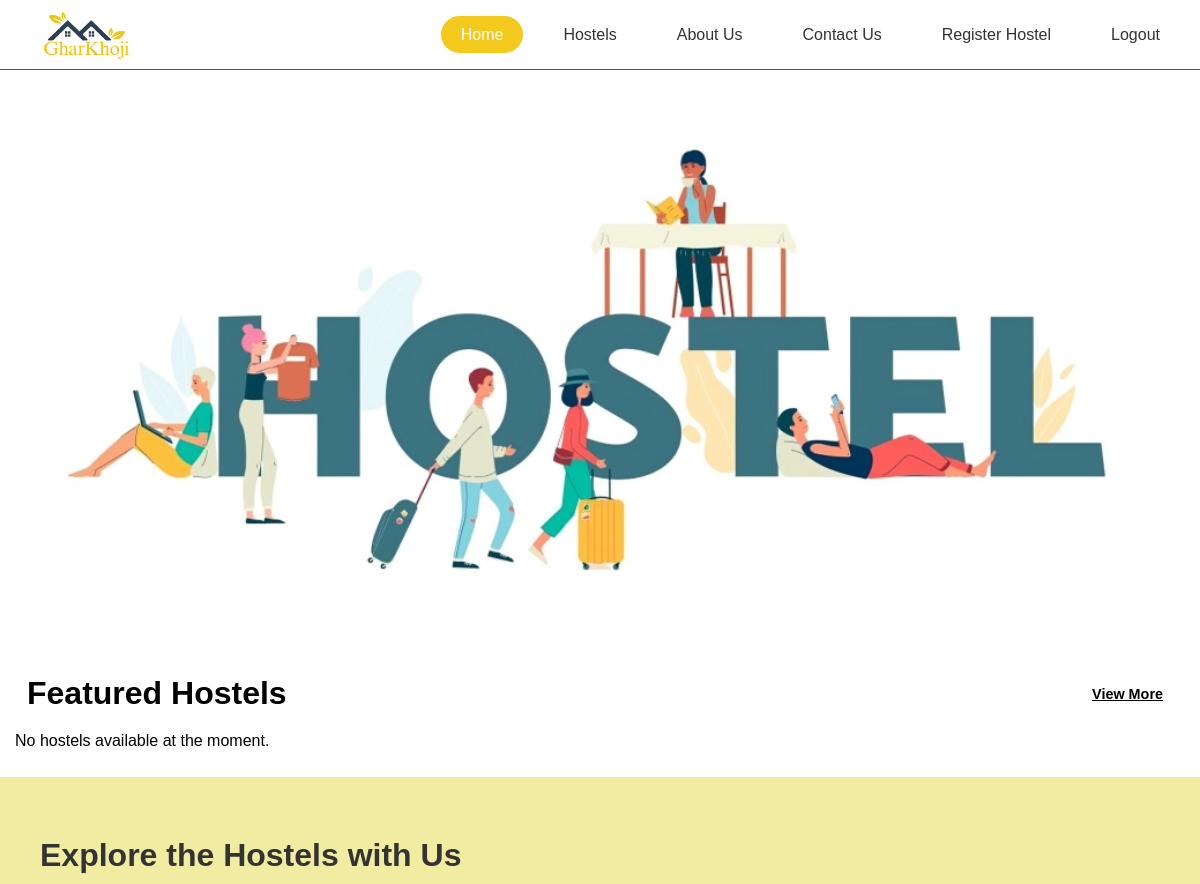
Before: /home/ (upper part) with the older database file.
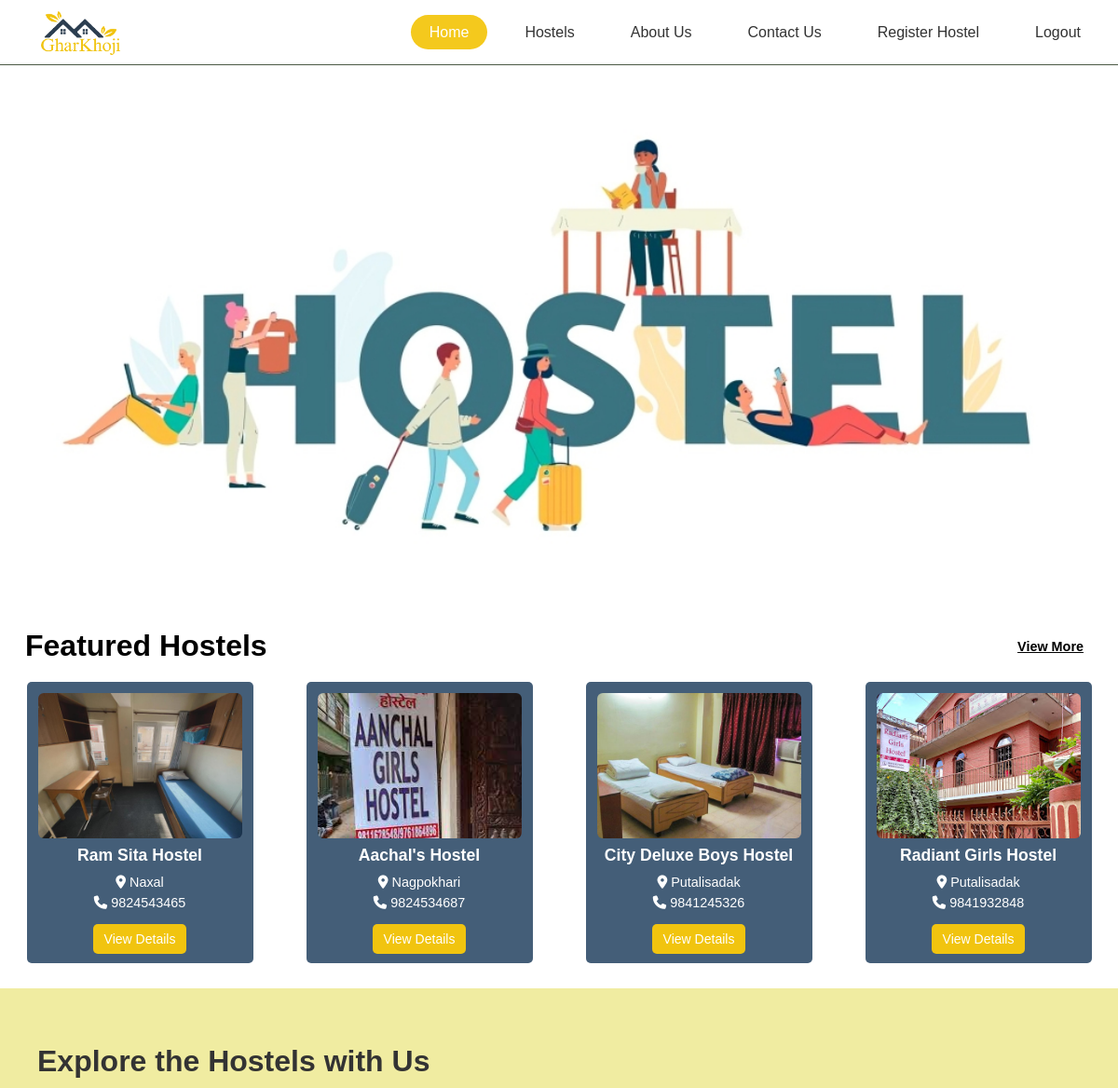
After: the same page with the newer database file.
### app/models.py (models this page shows, shortened)
class Hostel(models.Model):
    title = models.CharField(max_length=255)
    location = models.CharField(max_length=255)
    type = models.CharField(max_length=255)
    image1 = models.ImageField(upload_to='hostel_images/', blank=True, null=True)
    image2 = models.ImageField(upload_to='hostel_images/', blank=True, null=True)
    image3 = models.ImageField(upload_to='hostel_images/', blank=True, null=True)
    image4 = models.ImageField(upload_to='hostel_images/', blank=True, null=True)
    email = models.EmailField(max_length=255, unique=True)
    phone_number = models.CharField(max_length=15)
    description = models.TextField()
    rules = models.TextField(help_text="Enter rules separated by a newline.", blank=True)  # Store multiple rules in one field
    single_room_price = models.PositiveIntegerField(default=0)
    two_sharing_price = models.PositiveIntegerField(default=0)
    three_sharing_price = models.PositiveIntegerField(default=0)
    single_room_available = models.PositiveIntegerField(default=0)
    two_sharing_available = models.PositiveIntegerField(default=0)
    three_sharing_available = models.PositiveIntegerField(default=0)
    facilities = models.TextField(blank=True)

### app/views.py (the view)
# urls.py: path('home/', views.HomePage, name='home'),
def HomePage(request):
    hostels = Hostel.objects.all()
    return render(request, 'home.html', {'hostels':hostels})

### templates/home.html (shortened to what this page needs)
<!DOCTYPE html>
<html lang="en">
<head>
    {% load static %}
    <link rel="stylesheet" href="{% static 'css/home.css' %}">
    <link rel="stylesheet" href="https://cdnjs.cloudflare.com/ajax/libs/font-awesome/6.5.1/css/all.min.css">
</head>
<body>
    <header>
        <div class="logo">
            <a href="#">
                <img src="{% static 'img/logo1.png' %}" alt="GharKhoji Logo">
            </a>
        </div>
        <nav>
            <ul>
                <li class="{% if request.path == '/home/' %} active {% endif %}"><a href="{% url 'home' %}">Home</a></li>
                <li class="{% if request.path == '/hostels/' %} active {% endif %}"><a href="{% url 'hostels' %}">Hostels</a></li>
                <li class="{% if request.path == '/aboutus/' %} active {% endif %}"><a href="{% url 'aboutus' %}">About Us</a></li>
                <li class="{% if request.path == '/contactus/' %} active {% endif %}"><a href="{% url 'contactus' %}">Contact Us</a></li>
                <li><a href="#">Register Hostel</a></li>
                <li><a href="{% url 'logout' %}" class="logout-btn">Logout</a></li>
            </ul>
        </nav>
    </header>
    <main>
        <section class="image">
            <div class="hostel-image-container">
                <img src="{% static 'img/hostel1.png' %}" alt="GharKhoji Banner">
            </div>
        </section>
        <section class="featured-hostels">
            <div class="header-row">
                <h2>Featured Hostels</h2>
                <h4>View More</h4>
            </div>
            <div class="outer-card">
                {% for hostel in hostels %}
                  <div class="inner-card">
                    <div class="image-wrapper">
                      <img src="{{ hostel.image1.url }}" alt="{{ hostel.title }}">
                    </div>
                    <div class="content">
                      <p>{{ hostel.title }}</p>
                      <span><i class="fa-solid fa-location-dot"></i> {{ hostel.location }}</span>
                      <span><i class="fa-solid fa-phone"></i> {{ hostel.phone_number }}</span>
                    </div>
                    <div class="view-details-container">
                      <a href="{% url 'hosteldetails' hostel.id %}"><button class="view-details-btn">View Details</button></a>
                    </div>
                  </div>
                {% empty %}
                  <p>No hostels available at the moment.</p>
                {% endfor %}
              </div>
        </section>
        <section class="explore-section">
            <div class="explore-content">
              <div class="explore-info">
                <h2>Explore the Hostels with Us</h2>
              </div>
              <div class="explore-image">
              </div>
            </div>
        </section>
    </main>
    </body>
    </html>

Changed rows visible on the page:
added Hostel: image1 (picture), title "Ram Sita Hostel", location "Naxal", phone_number "9824543465"
added Hostel: image1 (picture), title "Aachal's Hostel", location "Nagpokhari", phone_number "9824534687"
added Hostel: image1 (picture), title "City Deluxe Boys Hostel", location "Putalisadak", phone_number "9841245326"
added Hostel: image1 (picture), title "Radiant Girls Hostel", location "Putalisadak", phone_number "9841932848"
Other visible differences:
text no longer shown: "No hostels available at the moment."
